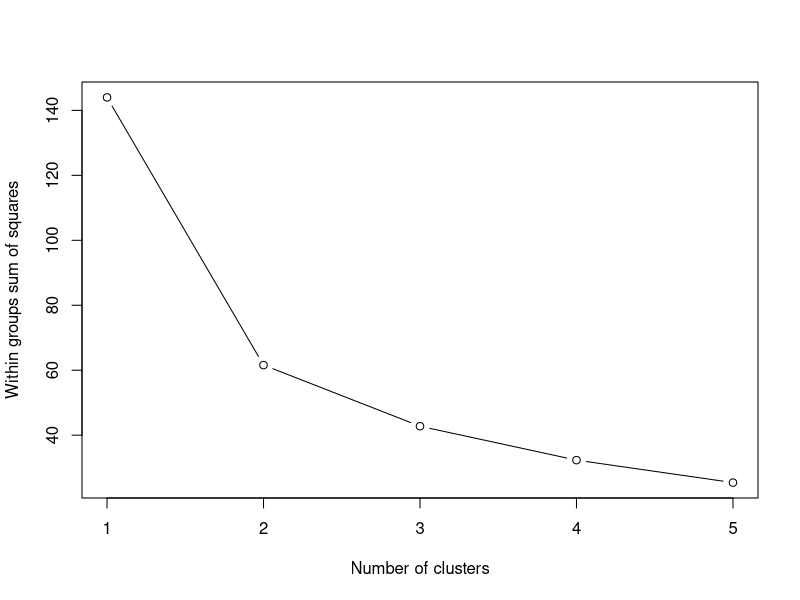

The R source for this figure:
## Set the working directory to where the Excel file is
## Session > Set Working Directory > Choose Directory > Select the directory where the Excel file is

getwd()
dir()

input <- read.csv("Universities.csv",header=TRUE)
dim(input)

mydata <- input[1:25,3:8] ## exclude the columns with university and state names
standardized_data <- scale(mydata) ## standardize the columns

## K-means clustering
?kmeans
fit <- kmeans(standardized_data, centers=3, iter.max=10, nstart=10)
    ## centers: either the number of clusters, or a set of initial (distinct) cluster centres. If a number, a random set of (distinct) rows in x is chosen as the initial centres.
    ## iter.max: the maximum number of iterations allowed.
    ## nstart: if centers is a number, how many random sets should be chosen.
fit

fit$cluster      # A vector of integers (from 1:k) indicating the cluster to which each point is allocated.
fit$centers      # A matrix of cluster centres.
fit$totss        # The total sum of squares.
fit$withinss     # Vector of within-cluster sum of squares, one component per cluster.
fit$tot.withinss # Total within-cluster sum of squares, i.e. sum(withinss).
fit$betweenss    # The between-cluster sum of squares, i.e. totss-tot.withinss.
fit$size         # The number of points in each cluster.
fit$iter         # The number of (outer) iterations.


## Determine number of clusters
Cluster_Variability <- matrix(nrow=5, ncol=1)
for (i in 1:5) Cluster_Variability[i] <- kmeans(standardized_data,centers=i, nstart=4)$tot.withinss
plot(1:5, Cluster_Variability, type="b", xlab="Number of clusters", ylab="Within groups sum of squares") ## Elbow curve or Scree plot


## some trivial analysis
fit <- kmeans(standardized_data, centers=4, iter.max=20, nstart=20)

UniversitiesWithClusterMembership <- cbind(input, fit$cluster) # append cluster membership
UniversitiesWithClusterMembership
cluster1 <- subset(input,fit$cluster==1)
cluster1[,1] 
cluster2 <- subset(input,fit$cluster==2)
cluster2[,1]
cluster3 <- subset(input,fit$cluster==3)
cluster3[,1] 
cluster4 <- subset(input,fit$cluster==4)
cluster4[,1] 

aggregate(UniversitiesWithClusterMembership[,3:8], by=list(fit$cluster), FUN=mean)
fit$centers ## Does it give similar output as above? Why not?

NormDatasWithClusterMembership <- cbind(standardized_data, fit$cluster) # append cluster membership
aggregate(NormDatasWithClusterMembership, by=list(fit$cluster), FUN=mean)
fit$centers

## You may save UnivsWithClusterMembership for further analysis using Tableau
## write.csv(UnivsWithClusterMembership,file="UniversitiesWithClusterMembership.csv")
## You may now launch Tableau, upload UniversitiesWithClusterMembership.csv, and andalyze the cluster characteristics.


## some trivial analysis
fit <- kmeans(standardized_data, centers=2, iter.max=10, nstart=4)

UniversitiesWithClusterMembership <- cbind(input, fit$cluster) # append cluster membership
UniversitiesWithClusterMembership
cluster1 <- subset(input,fit$cluster==1)
cluster1[,1] 
cluster2 <- subset(input,fit$cluster==2)
cluster2[,1]
